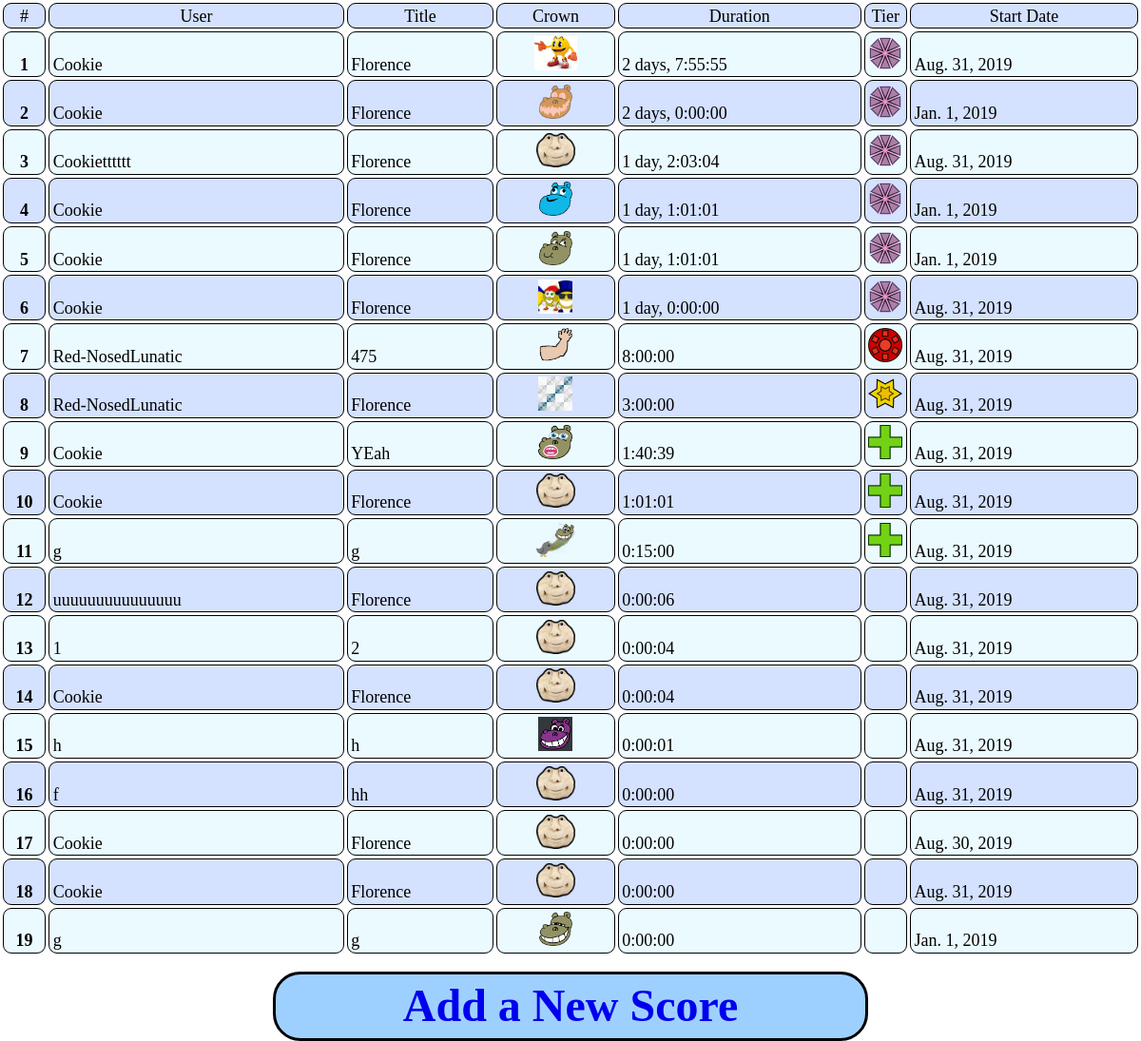
The app's page /leaderboard/, older data.
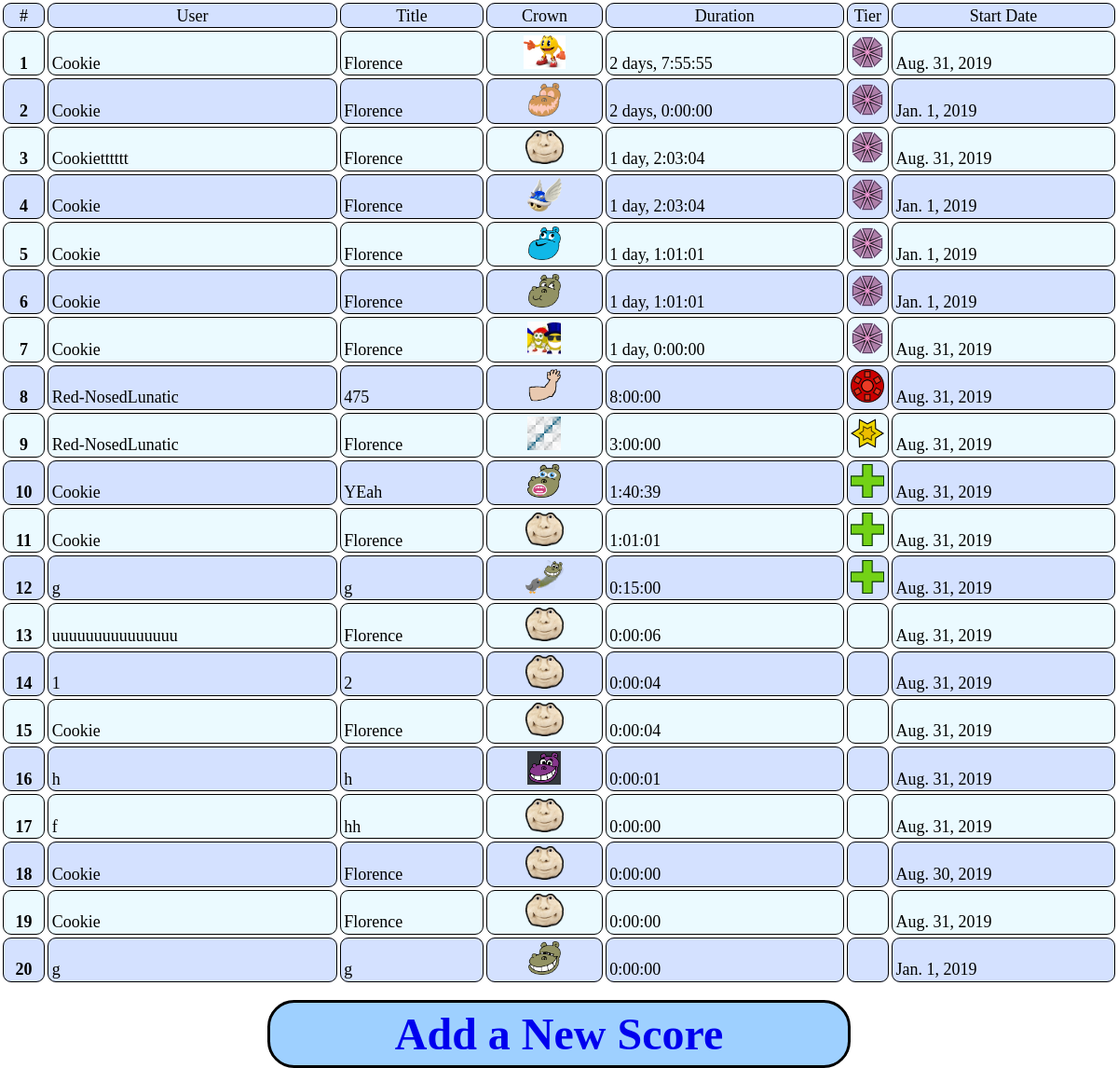
The same page, newer data.
### leaderboard/models.py (models this page shows, shortened)
class Score(models.Model):
    user = models.CharField(max_length=32)
    title = models.CharField(max_length=2000)
    start_time = models.DateField()
    duration = models.DurationField(validators=[MinValueValidator(timedelta())])
    emoji = models.ImageField(upload_to="leaderboard/static/leaderboard/emojis/")
    def tier(self):
        if self.duration.days >= 1:
            return "tier4"
        elif self.duration.seconds >= 60*60*8:
            return "tier3"
        elif self.duration.seconds >= 60*60*2:
            return "tier2"
        elif self.duration.seconds >= 60*15:
            return "tier1"
        return "tier0"
    def tierpath(self):
        return f"leaderboard/images/{self.tier()}.png"
    def emojipath(self):
        return f"leaderboard/emojis/{self.emoji.name.split('/')[-1]}"
    def is_valid(self):
        try:
            self.full_clean()
        except ValidationError:
            return False
        else:
            return True
    def clean(self):
        try:
            self.emoji.open()
        except FileNotFoundError:
            raise ValidationError(gettext_lazy("Emoji file doesn't exist."))

### leaderboard/views.py (the view)
# urls.py: path('leaderboard/', include('leaderboard.urls')),
def leaderboard(request):
    return render(request,"leaderboard/leaderboard.html",{"scores":
                                                              [x for x in
                                                               Score.objects.order_by('-duration')
                                                               if x.is_valid()]}
                                                          )

### leaderboard/templates/leaderboard/leaderboard.html (shortened to what this page needs)
{% load static %}
{% load leaderboard_extras %}
<link rel="stylesheet" type="text/css" href="{% static 'leaderboard/css/reset.css' %}">
<link rel="stylesheet" type="text/css" href="{% static 'leaderboard/css/leaderboard.css' %}">
<table>
    <tr>
        <th>#</th>
        <th>User</th>
        <th>Title</th>
        <th>Crown</th>
        <th>Duration</th>
        <th>Tier</th>
        <th>Start Date</th>
    </tr>
    {% for score in scores %}
        <tr>
            <td class="number square">
                {{ forloop.counter }}
            </td>
            <td>
                {{ score.user }}
            </td>
            <td>
                {{ score.title }}
            </td>
            <td>
                {% with score.emojipath as emoji %}
                    <img src="{% static emoji %}" alt="Emoji">
                {% endwith %}
            </td>
            <td>
                {{ score.duration }}
            </td>
            <td class="square">
                {% if score.tier != "tier0" %}
                    <img src="{% static score.tierpath %}" alt="Emoji">
                {% endif %}
            </td>
            <td>
                {{ score.start_time }}
            </td>
        </tr>
    {% endfor %}
</table>
<a href="{% url 'leaderboard:scoreform' %}" class="new">Add a New Score</a>

Row changes from the older to the newer data that the page shows:
added Score: user "Cookie", title "Florence", duration "1 day, 2:03:04", start_time "Jan. 1, 2019"
